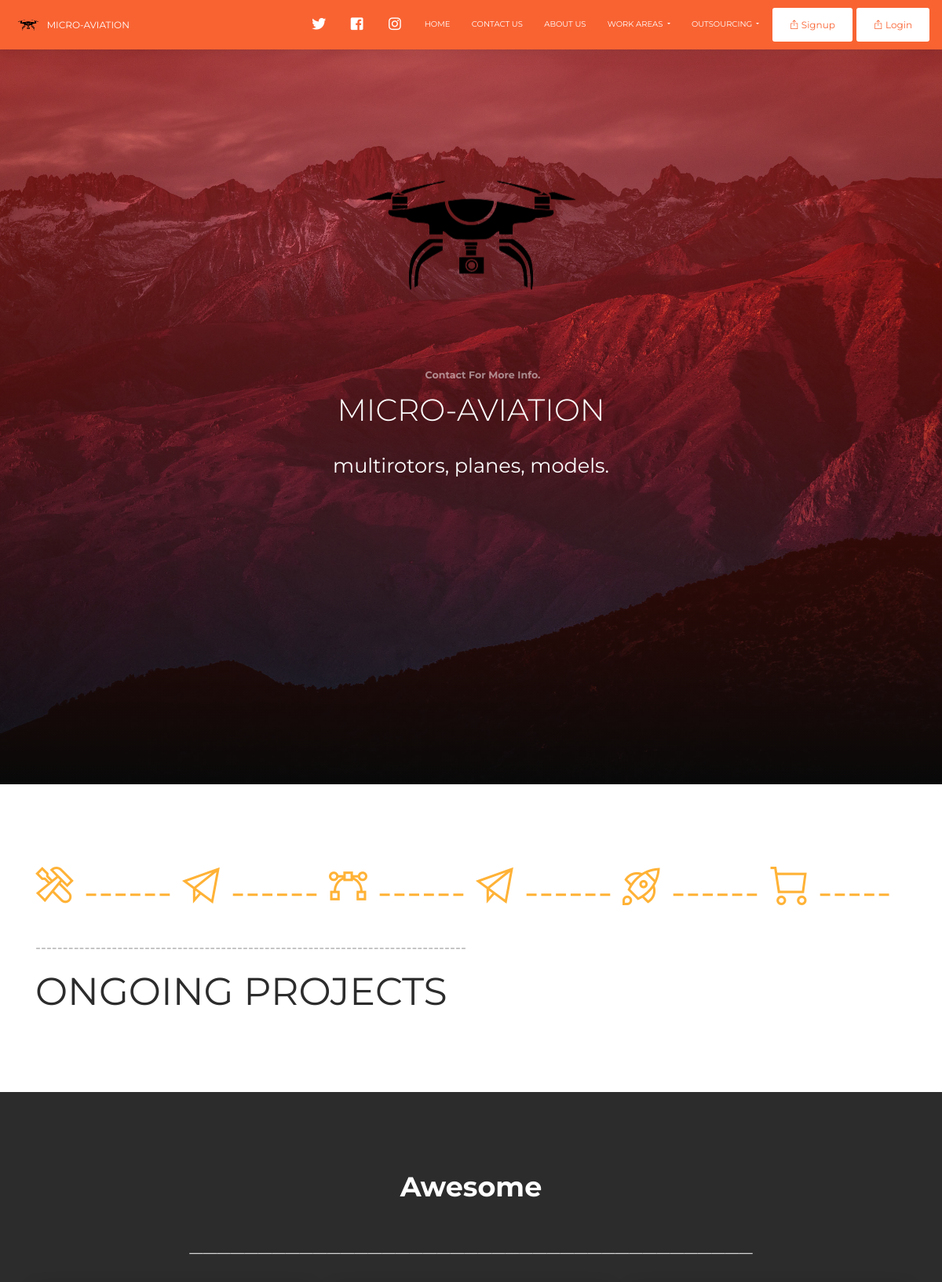
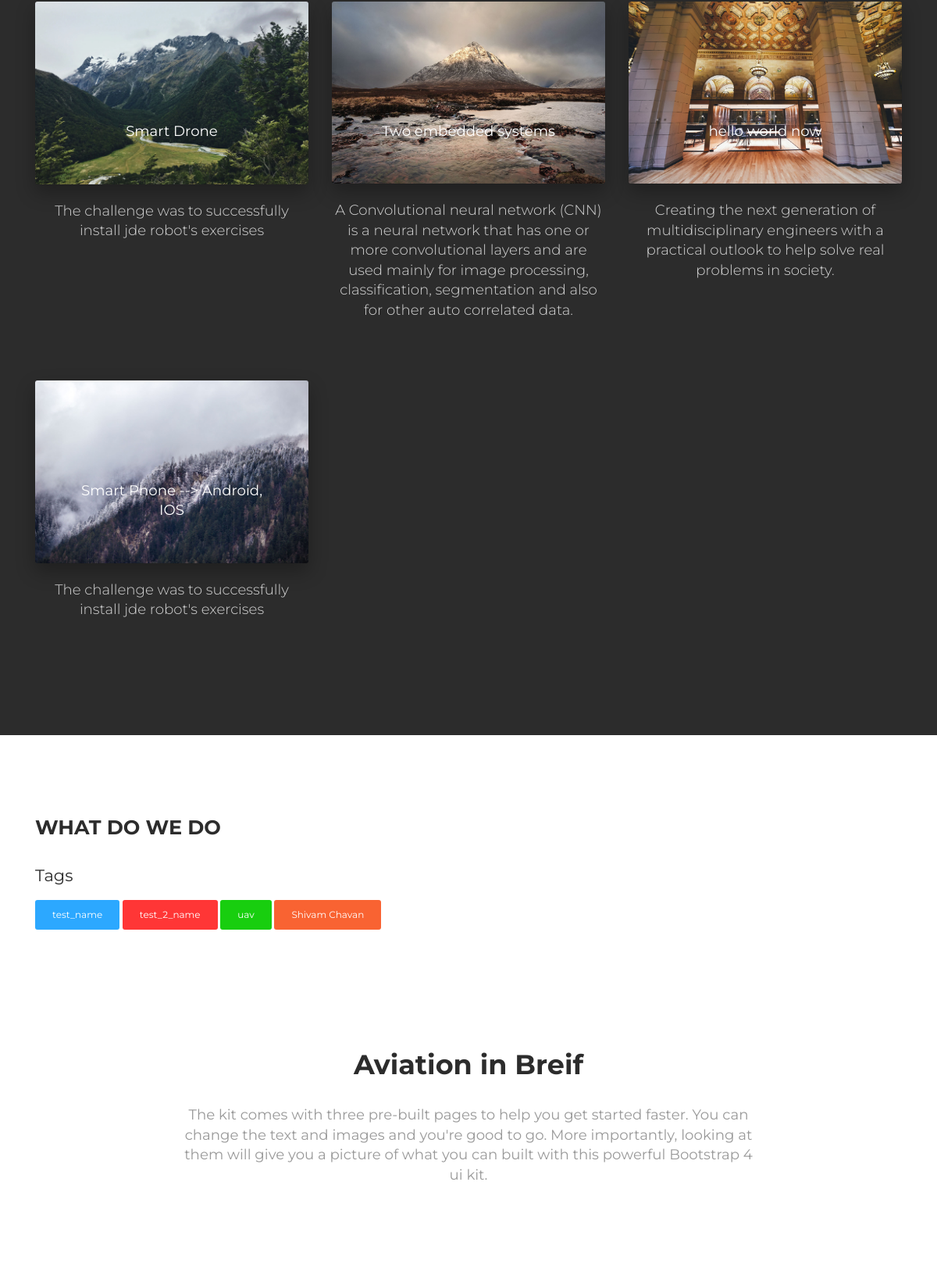
The page / (upper part) on the database its author committed (2 pictures, top to bottom).
### projects/models.py (models this page shows, shortened)
class Project(models.Model):
    title = models.CharField(max_length=100)
    description = models.CharField(max_length=400)
    image = models.ImageField(upload_to='images/',  blank=False)
    url = models.URLField(blank=False)

class Tag(models.Model):
    division = models.ForeignKey(Division, default=None, on_delete = models.CASCADE, related_name ='tags')
    name = models.CharField(max_length=100)
    colour_list = [
    ('primary', 'ORANGE'),
    ('info', 'BLUE'),
    ('success', 'GREEN'),
    ('warning', 'YELLOW'),
    ('danger', 'RED'),
    ('neutral', 'GREY'),
    ]
    colour = models.CharField(max_length=12, choices=colour_list, default='warning')
    heading = models.CharField(max_length=200)
    body = models.CharField(max_length=300)

### micro/views.py (the view)
# urls.py: 2. Add a URL to urlpatterns:  path('', views.home, name='home')
def home(request):
    projects = Project.objects.all()
    divs = Division.objects.all()
    tags = Tag.objects.filter()
    return render(request, 'micro/home.html', {'projects':projects, 'divs':divs, 'tags':tags})

### projects/models.py (called while the page is built)
    def __str__(self):
        return self.name

### micro/templates/micro/home.html (shortened to what this page needs)
{% extends "micro/base.html" %}
{% load static %}
{% block forhome %}
<div class="wrapper">
  <div class="page-header clear-filter" filter-color="orange">
    <div class="page-header-image" data-parallax="true" style="background-image:url('{% static 'assets/img/header.jpg' %}');">
    </div>
    <div class="container">
      <div class="content-center brand">
        <img class="" src="{% static 'assets/img/logo_m_small.png' %}" alt="">
        <h1 class="h1-seo">mIcRo-aViAtIoN</h1>
        <h3>multirotors, planes, models.</h3>
      </div>
      <h6 class="category category-absolute"> contact for more info. </h6>
    </div>
  </div>
{% endblock %}
{% block content %}
<br>
<br>
<div class="main">
  <div class="section section-basic" id="basic-elements">
    <div class="container">
      <h1 class="text-warning">
        <i class="now-ui-icons ui-2_settings-90"></i> ------
        <i class="now-ui-icons ui-1_send"></i> ------
        <i class="now-ui-icons design_vector"></i> ------
        <i class="now-ui-icons ui-1_send"></i> ------
        <i class="now-ui-icons objects_spaceship"></i> ------
        <i class="now-ui-icons shopping_cart-simple"></i> -----
      </h1>
          <h5 class="description"><b>-------------------------------------------------------------------------------</b><h5>
      <h1 >  ONGOING PROJECTS </h1>
      </div>
    </div>
  </div>
  <div class="section section-team text-center" data-background-color="black">
    <h2 class="title">Awesome</h2>
    <div class="container">
      <h2 class="description">_________________________________________</h2>
      <div class="team">
        <div class="row">
          {% for project in projects %}
          <div class="col-md-4">
            <div id="carouselExampleIndicators" class="carousel slide" data-ride="carousel">
              <div class="carousel-inner" role="listbox">
                <div class="carousel-item active">
                  <a href="{{ project.url }}">
                  <img class="d-block" src="{{ project.image.url }}" alt="First slide">
                  </a>
                  <div class="carousel-caption d-none d-md-block">
                    <h5>{{ project.title }}</h5>
                  </div>
                </div>
              </div>
              <br>
              <h5 class="description">{{ project.description }}</h5>
              <br>
              <br>
              <br>
            </div>
          </div>
          {% endfor %}
        </div>
      </div>
    </div>
  </div>
</div>
<div class="section section-javascript" id="javascriptComponents">
  <div class="container">
    <h3 class="title">WHAT DO WE DO</h3>
    <div class="row" id="modals">
      <div class="col-md-6">
        <h4>Tags</h4>
        {% for tag in tags %}
        <button class="btn btn-{{ tag.colour }}" data-toggle="modal" data-target="#myModal{{ tag.id }}">
          {{ tag.name }}
        </button>
        {% endfor %}
      </div>
      <br />
      <br />
    </div>
  </div>
</div>
<br>
<br>
<div class="section">
  <div class="container text-center">
    <div class="row justify-content-md-center">
      <div class="col-md-12 col-lg-8">
        <h2 class="title">Aviation in Breif</h2>
        <h5 class="description"><b>The kit comes with three pre-built pages to help you get started faster. You can change the text and images and you're good to go. More importantly, looking at them will give you a picture of what you can built with this powerful Bootstrap 4 ui kit.</b></h5>
      </div>
    </div>
  </div>
</div>
<br>
<br>
{% endblock %}

### micro/static/assets/demo/demo.css (style rules this page uses)
#buttons .btn, #javascriptComponents .btn { margin: 0 0px 10px; }
#javascriptComponents { padding-bottom: 0; }
.brand .h1-seo { font-size: 2.8em; text-transform: uppercase; font-weight: 300; }
.section-javascript .title { margin-bottom: 0; }
.section-basic { padding-top: 0; }

### rows shown on the page
Project: image (picture), title "Smart Drone", description "The challenge was to successfully install jde robot's exercises"
Project: image (picture), title "Two embedded systems", description "A Convolutional neural network (CNN) is a neural network that has one or more convolutional layers and are used mainly for image processing, classification, segmentation and also for other auto correlated data."
Project: image (picture), title "hello world now", description "Creating the next generation of multidisciplinary engineers with a practical outlook to help solve real problems in society."
Project: image (picture), title "Smart Phone --> Android, IOS", description "The challenge was to successfully install jde robot's exercises"
Tag: name "test_name"
Tag: name "test_2_name"
Tag: name "uav"
Tag: name "Shivam Chavan"
